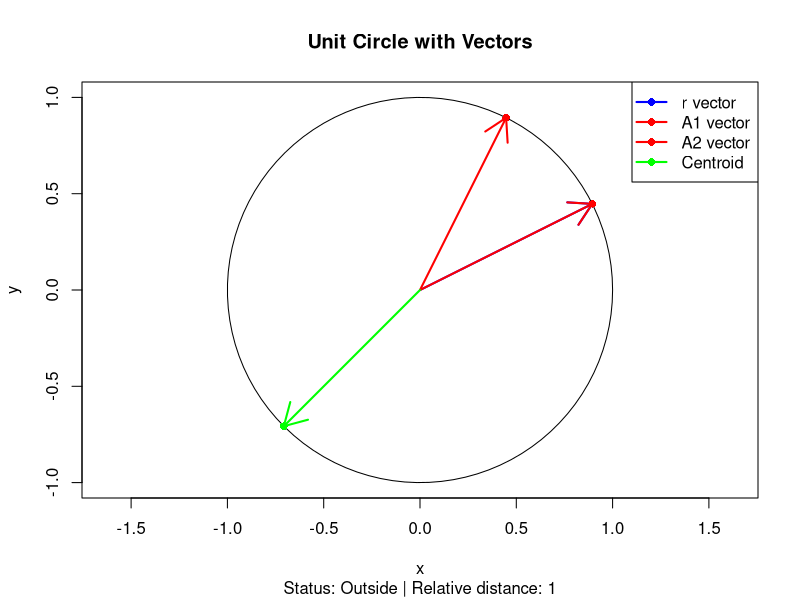
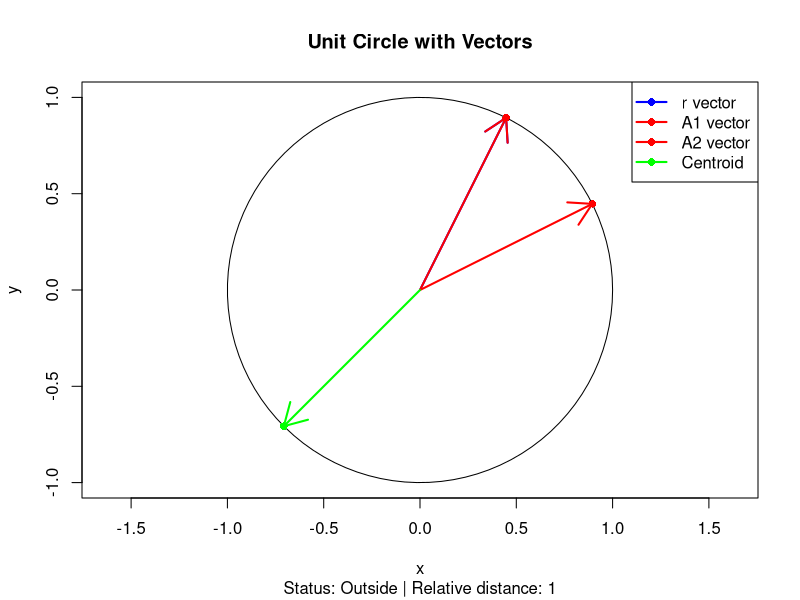

Recreate these plots in R, in order.
#' Calculate the (arc) relative distance to the centroid of the feasibility domain
#' 
#'
#' @description  the relative distance to the centroid is calculated as the fraction between two distance
#' One distance is between the vector of intrinsic growth rates and the centroid 
#' Another distance is calculated between the edge and the centroid. 
#' 
#'
#' @param A_int the interaction matrix
#' @param r the intrinsic growth rate
#' @param norm whether the arclength is normalised by the maximun possible length (pi).
#' 
#' @return a list with: A numeric value of division between arc lengths. 
#' 
#' 

relative_distances_to_centroid_2sp <- function(A_int, r, norm = "no"){
  norm_vec <- function(x){
    return(x/sqrt(sum(x^2)))
  }
  arc_length <- function(a, b) {
    acos(sum(a * b))
  }
  if(length(r) != 2 || ncol(A_int) != 2){
    cat("This function is only for communities of 2 species. \n")
    
  } else {
    # Calculate centroid of A_int
    centroid <- rowMeans(A_int)
    centroid_norm <- - norm_vec(centroid)
    r_norm <- norm_vec(r)
    A1 <- - norm_vec(A_int[,1])
    A2 <- - norm_vec(A_int[,2])
    aux <- solve(-A_int,r)
    
  
    if(all(aux>0)){     
      distance_r_rc <- arc_length(r_norm, centroid_norm)
      distance_edge_rc <- min(arc_length(centroid_norm, A1), arc_length(centroid_norm, A2))
      outside <- 0
    } else {        
      distance_r_rc <- arc_length(r_norm, centroid_norm)
      distance_edge_rc <- min(arc_length(centroid_norm, A1), arc_length(centroid_norm, A2))
      outside <- 1
    }
    
    if(norm == "yes"){
      distance_r_rc_norm <- distance_r_rc / pi
      distance_edge_rc_norm <- distance_edge_rc / pi
      relative_distance <- distance_r_rc_norm/distance_edge_rc_norm
      
      return(list(relative_distance=relative_distance, distance_r_rc=distance_r_rc_norm, 
                  distance_edge_rc=distance_edge_rc_norm, outside=outside, centroid=centroid))
    } else if(norm == "no"){
      relative_distance <- distance_r_rc/distance_edge_rc
      return(list(relative_distance=relative_distance, distance_r_rc=distance_r_rc, 
                  distance_edge_rc=distance_edge_rc, outside=outside, centroid=centroid))
    } else {
      cat("Norm only takes values yes and no. \n")
    }
  }
}

# Function to plot the results on a unit circle
plot_unit_circle_results <- function(A_int, r, result) {
  # Extract data
  centroid <- result$centroid
  outside <- result$outside
  
  # Normalize vectors to plot on unit circle
  norm_vec <- function(x) x/sqrt(sum(x^2))
  
  r_norm <- norm_vec(r)
  A1_norm <- norm_vec(A_int[,1])
  A2_norm <- norm_vec(A_int[,2])
  centroid_norm <- norm_vec(centroid)
  
  # Set up the plot
  plot(0, 0, type="n", xlim=c(-1, 1), ylim=c(-1, 1), 
       xlab="x", ylab="y", main="Unit Circle with Vectors", asp=1)
  
  # Draw the unit circle
  theta <- seq(0, 2*pi, length.out=100)
  lines(cos(theta), sin(theta))
  
  # Draw vectors
  arrows(0, 0, r_norm[1], r_norm[2], col="blue", lwd=2)
  arrows(0, 0, A1_norm[1], A1_norm[2], col="red", lwd=2)
  arrows(0, 0, A2_norm[1], A2_norm[2], col="red", lwd=2)
  arrows(0, 0, centroid_norm[1], centroid_norm[2], col="green", lwd=2)
  
  # Add points to highlight the tips of the vectors
  points(r_norm[1], r_norm[2], col="blue", pch=16)
  points(A1_norm[1], A1_norm[2], col="red", pch=16)
  points(A2_norm[1], A2_norm[2], col="red", pch=16)
  points(centroid_norm[1], centroid_norm[2], col="green", pch=16)
  
  # Add a legend
  legend("topright", legend=c("r vector", "A1 vector", "A2 vector", "Centroid"), 
         col=c("blue", "red", "red", "green"), lwd=2, pch=16)
  
  # Display status and distances
  status <- ifelse(outside == 0, "Inside", "Outside")
  title(sub=paste("Status:", status, 
                  "| Relative distance:", round(result$relative_distance, 3)))
}

# Example inputs
A_int <- matrix(c(1, 0.5, 
                  0.5, 1), nrow=2, byrow=TRUE)
A_int_minus <-A_int*-1
r <- c(0.2, 0.1)

# Run the function
result <- relative_distances_to_centroid_2sp(A_int_minus, r, norm="no")
result
# Plot the results
plot_unit_circle_results(A_int, r, result)

# Try another example with a different r vector that might be outside
r2 <- c(1, 2)
result2 <- relative_distances_to_centroid_2sp(A_int_minus, r2, norm="no")
result2
plot_unit_circle_results(A_int, r2, result2)

